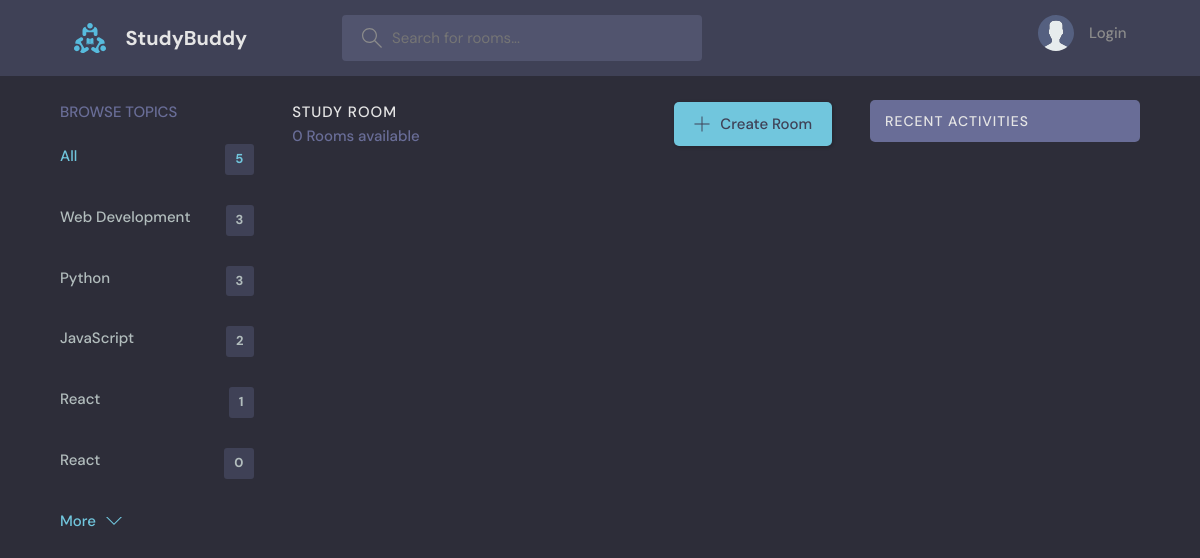
/?q=Aliens, run on an earlier commit of the app's database.
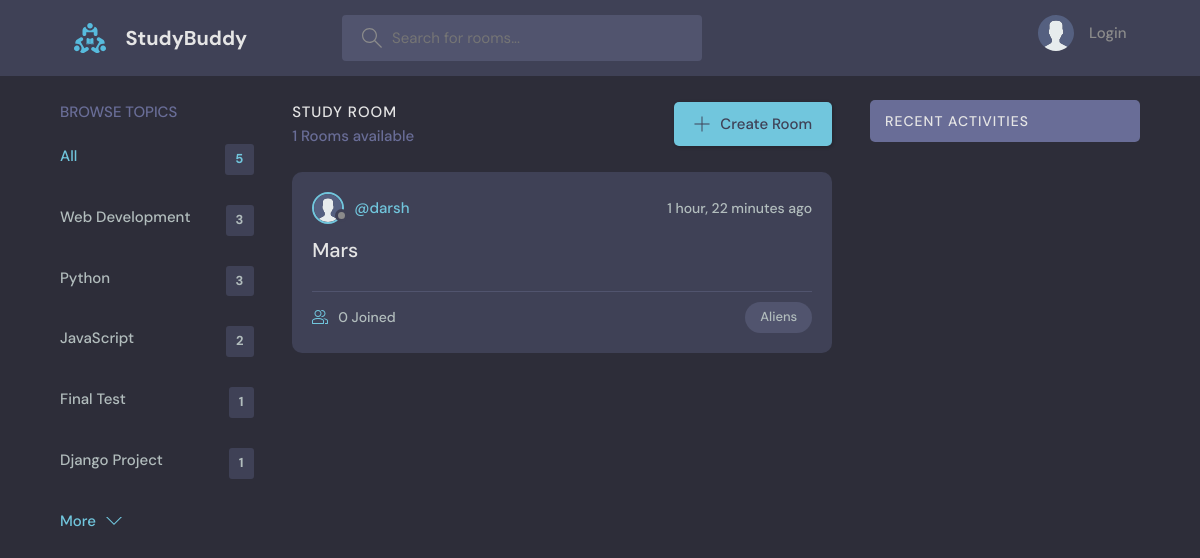
And on a later commit of the database.
### base/models.py (models this page shows, shortened)
class Topic(models.Model):
    name = models.CharField(max_length=200)

class Room(models.Model):
    host = models.ForeignKey(User , on_delete=models.SET_NULL , null=True)
    topic = models.ForeignKey(Topic, on_delete=models.SET_NULL, null=True) #On deleting the topic the room associated with it don't get deleted from the database
    name = models.CharField(max_length=200)
    description = models.TextField(null=True, blank = True)#null=True means user  can keep this field empty
    participants =models.ManyToManyField(User, related_name="participants", blank = True)
    updated = models.DateTimeField(auto_now=True) # Takes time stamp every time a user submits or saves.
    created = models.DateTimeField(auto_now_add=True) #  Takes time stamp when we first submit or save(created time).
    class Meta:
        ordering = ['-updated', '-created']

### base/views.py (the view)
# urls.py: path('', views.home , name='home'), #specifies path in the website where view functions can be accessed
def home(request):
    q = request.GET.get('q') if request.GET.get('q')!=None else ''
    rooms = Room.objects.filter(Q(topic__name__icontains=q) |
                                Q(name__icontains =q) |
                                Q(description__icontains=q)
                                  )#filter: filters out the data based on conditions.
    topics = Topic.objects.all()[0:5]
    room_count = rooms.count() #we can also use len(rooms)
    room_messages = Message.objects.filter(Q(room__topic__name__icontains=q))
    context = {'rooms': rooms, 'topics':topics , 'room_count':room_count , 'room_messages':room_messages}
    return render(request , 'base/home.html',context) #render takes in the request from the server and access the templates that is required

### base/templates/base/home.html (shortened to what this page needs)
{% extends 'main.html' %}
{% block content %}
    <main class="layout layout--3">
      <div class="container">
        {% include "base/topics_component.html" %}
        <div class="roomList">
          <div class="roomList__header">
            <div>
              <h2>Study Room</h2>
              <p>{{room_count}} Rooms available</p>
            </div>
            <a class="btn btn--main" href="{% url 'create-room' %}">
              <svg version="1.1" xmlns="http://www.w3.org/2000/svg" width="32" height="32" viewBox="0 0 32 32">
                <title>add</title>
                <path
                  d="M16.943 0.943h-1.885v14.115h-14.115v1.885h14.115v14.115h1.885v-14.115h14.115v-1.885h-14.115v-14.115z"
                ></path>
              </svg>
              Create Room
            </a>
          </div>
          {% include "base/feed_component.html" %}
        </div>
        {% include "base/activity_component.html" %}
      </div>
    </main>
{% endblock content %}

### base/templates/base/topics_component.html (shortened to what this page needs)
<div class="topics">
    <div class="topics__header">
      <h2>Browse Topics</h2>
    </div>
    <ul class="topics__list">
      <li>
        <a href="{% url 'home' %}" class="active">All <span>{{topics.count}}</span></a>
      </li>
      {% for topic in topics  %}
      <li>
        <a href="{% url 'home' %}?q={{topic.name}}">{{topic.name}}<span>{{topic.room_set.all.count}}</span></a>
      </li>
      {% endfor %}
    </ul>
    <a class="btn btn--link" href="{% url 'topics' %}">
      More
      <svg version="1.1" xmlns="http://www.w3.org/2000/svg" width="32" height="32" viewBox="0 0 32 32">
        <title>chevron-down</title>
        <path d="M16 21l-13-13h-3l16 16 16-16h-3l-13 13z"></path>
      </svg>
    </a>
  </div>

### base/templates/base/feed_component.html (shortened to what this page needs)
{% load static %}
{% for room in rooms %}
<div class="roomListRoom">
    <div class="roomListRoom__header">
      <a href="{% url 'user-profile' room.host.id  %}" class="roomListRoom__author">
        <div class="avatar avatar--small">
          <img src="{% static 'images/avatar.svg' %}" />
        </div>
        <span>@{{room.host.username}}</span>
      </a>
      <div class="roomListRoom__actions">
        <span>{{room.created|timesince}} ago</span>
      </div>
    </div>
    <div class="roomListRoom__content">
      <a href="{% url 'room' room.id %}">{{room.name}}</a>
    </div>
    <div class="roomListRoom__meta">
      <a href="{% url 'room' room.id %}" class="roomListRoom__joined">
        {{room.participants.all.count}} Joined
      </a>
      <p class="roomListRoom__topic">{{room.topic.name}}</p>
    </div>
  </div>
{% endfor %}

What changed in the data, as far as the page shows it:
removed Topic: name "React", room_set.all.count "1"
removed Topic: name "React", room_set.all.count "0"
now on this page (row unchanged): Topic: name "Final Test", room_set.all.count "1"
added Topic: name "Django Project", room_set.all.count "1"
added Room: host.username "darsh", created "1 hour, 22 minutes", name "Mars", participants.all.count "0", topic.name "Aliens"
Also different on the page:
{{ room_count }}: "0" → "1"
